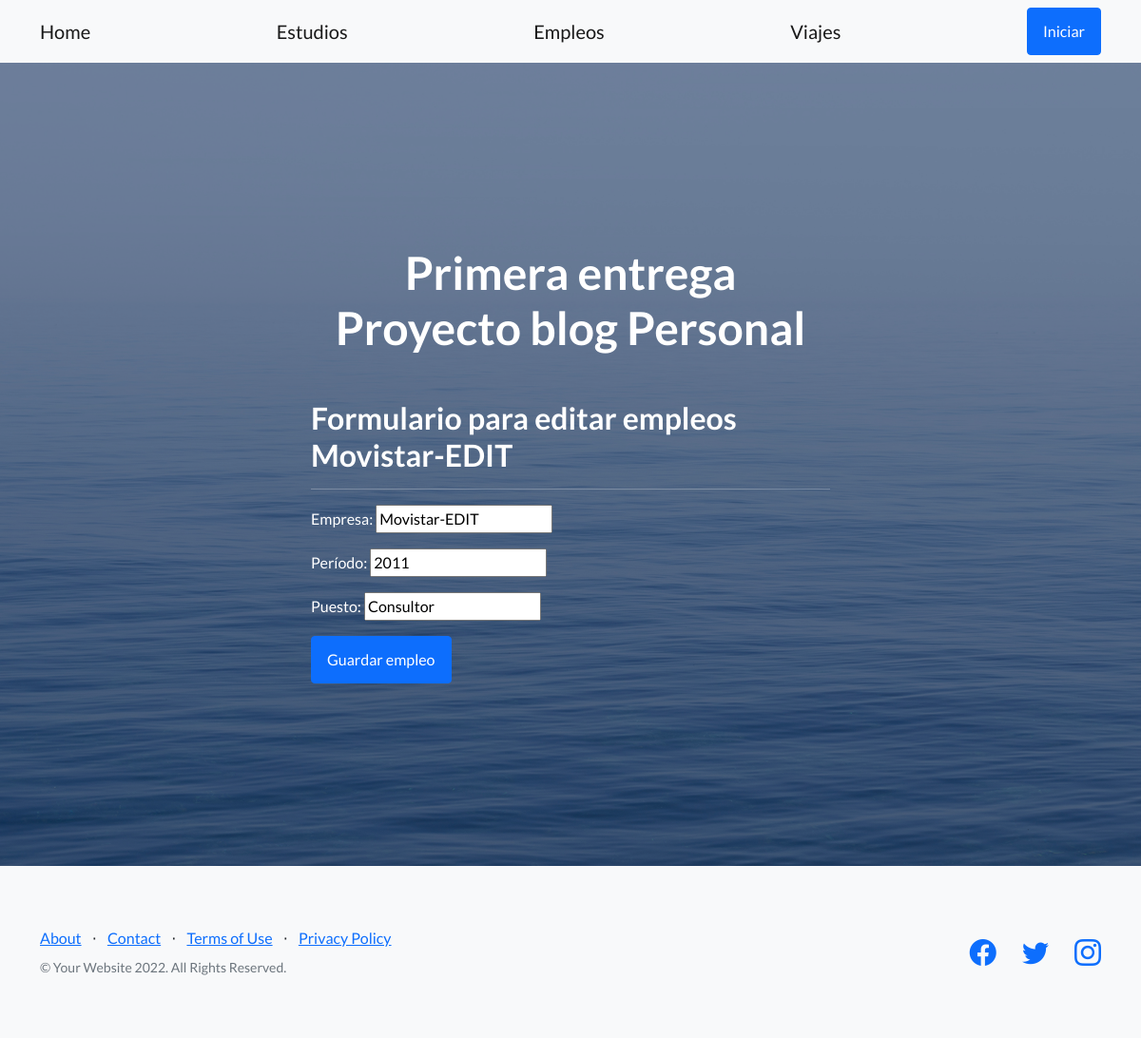
The app's page /blog_sab_app/empleo/2/update with its own data.
### blog_sab_app/models.py (models this page shows, shortened)
class Empleos(models.Model):
    empresa = models.CharField(max_length=30)
    periodo = models.IntegerField()
    puesto = models.CharField(max_length=40)

### blog_sab_app/views.py (the view, shortened to what this page needs)
# urls.py: path('empleo/<int:pk>/update', views.update_empleo, name='UpdateEmpleo'),
def update_empleo(request, pk: int):
    empleo = Empleos.objects.get(pk=pk)
    empleo_form = EmpleosForm(model_to_dict(empleo))
    context_dict = {
        'empleo': empleo,
        'empleo_form': empleo_form,
    }
    return render(
        request=request,
        context=context_dict,
        template_name='blog_sab_app/empleo_form.html'
    )

### blog_sab_app/forms.py
class EmpleosForm(forms.Form):
    empresa = forms.CharField(max_length=30, label='Empresa')
    periodo = forms.IntegerField(label='Período')
    puesto = forms.CharField(max_length=40, label='Puesto')

### blog_sab_app/templates/blog_sab_app/empleo_form.html (shortened to what this page needs)
{% extends "blog_sab_app/index.html" %}
{% load static %}
{% block blog_sab_app_content %}
<h2>Formulario para editar empleos {{empleo.empresa}} </h2>
<hr></hr>
<form action="" method="POST">
    {{ empleo_form.as_p }}
    <input type="submit" class="btn btn-primary" value="Guardar empleo" />
</form>
{% endblock %}

### records on screen
Empleos: empresa "Movistar-EDIT", periodo "2011", puesto "Consultor"
